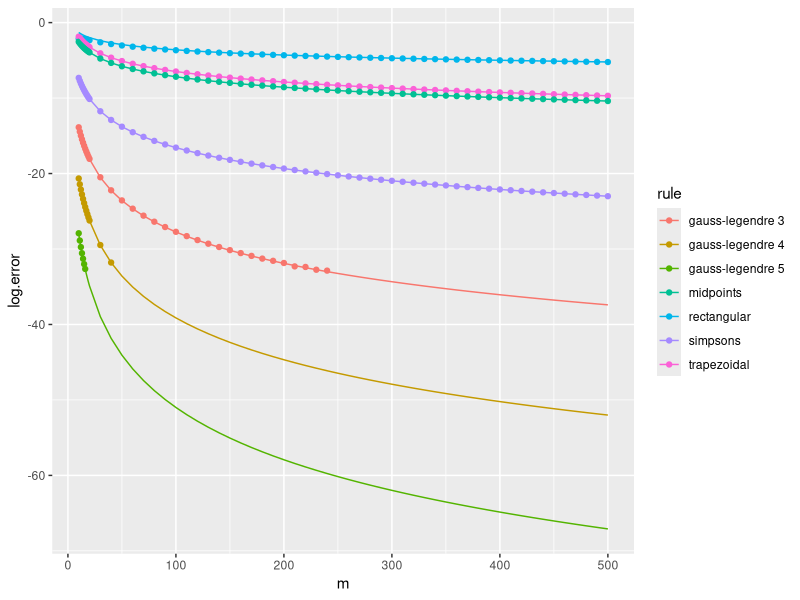
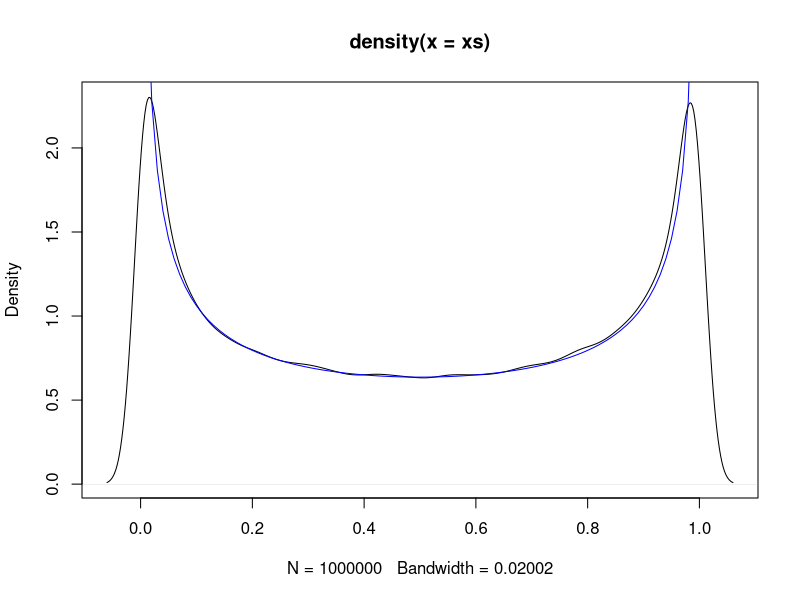
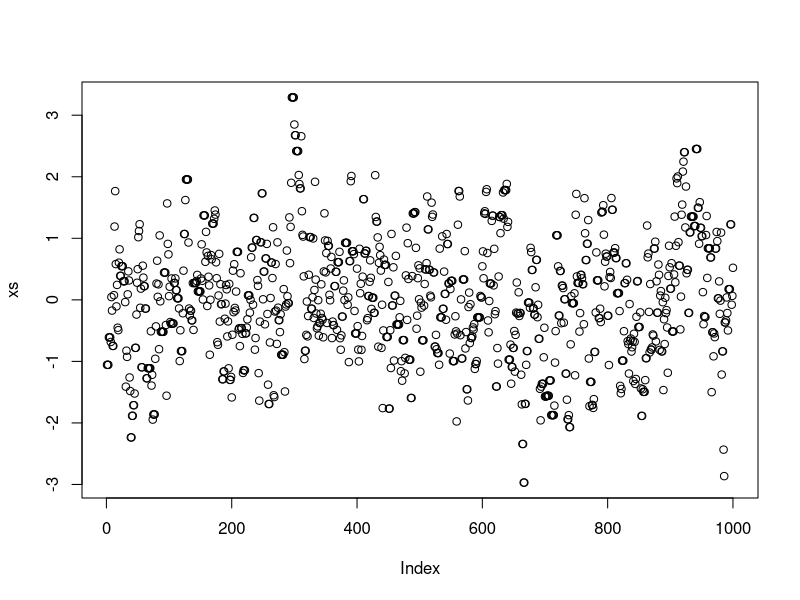
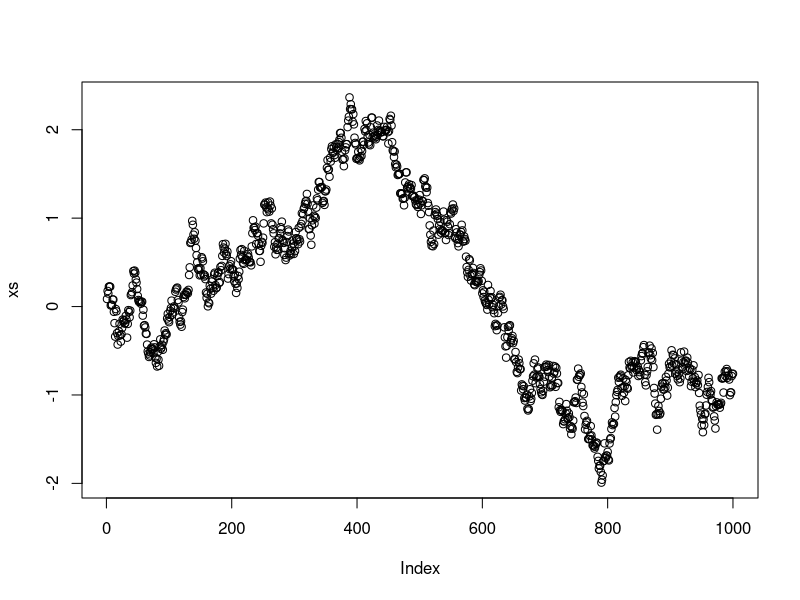
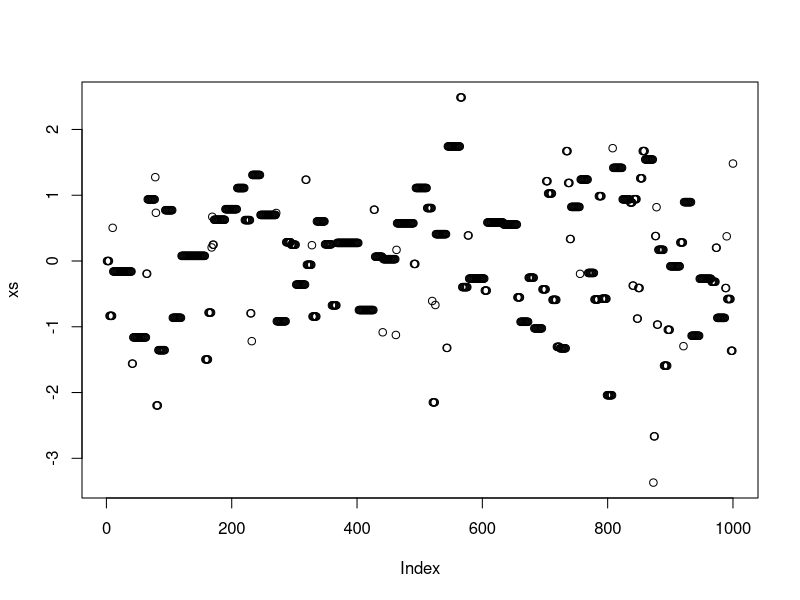

Write the R code that produced these figures, in order.
## ---- chunk 1
knitr::opts_chunk$set(echo = TRUE)
library(tidyverse)
## ---- chunk 2
# get the endpoints of the subintervals
get.subinterval.points <- function(a, b, nintervals) {
  return(seq(a, b, length.out=nintervals+1))
}

# returns which subinterval a point x is in
get.subinterval <- function(x, a, b, nintervals) {
  h <- (b-a)/nintervals
  return(min(max(1,ceiling((x-a)/h)),nintervals))
}

# get the k interpolation points in the interval
# this depends on the whether the scheme is open or closed
get.within.subinterval.points <- function(a, b, k, closed) {
  if (closed) {
    return(seq(a, b, length.out=k))
  } else {
    h <- (b-a)/(k+1)
    return(seq(a+h,b-h,h))
  }
}
## ---- chunk 3
change.domain <- function(f, a, b, c, d) {
  g <- function(y) {
    return((b-a)/(d-c)*f(a + (b-a)/(d-c)*(y-c)))
  }
  return(g)
}
## ---- chunk 4
newton.cotes <- function(f, a, b, k, closed) {
  if (k == 1) {
    if (closed) {
      return((b-a)*f(a))
    } else {
      return((b-a)*f((a+b)/2))
    }
  }
  if (k == 2 && closed) {
    return((b-a)/2*(f(a)+f(b)))
  }
  if (k == 3 && closed) {
    return((b-a)/6*(f(a)+4*f((a+b)/2)+f(b)))
  }
  stop("not implemented")
}
## ---- chunk 5
composite.rule <- function(f, a, b, subintervals, rule) {
  subinterval.points <- get.subinterval.points(a, b, subintervals)
  s <- 0
  for (i in 1:subintervals) {
    left <- subinterval.points[i]
    right <- subinterval.points[i+1]
    s <- s + rule(f, left, right)
  }
  return(s)
}

# composite Newton--Cotes
composite.nc <- function(f, a, b, subintervals, k, closed) {
  rule <- function(f, left, right) {
    newton.cotes(f, left, right, k, closed)
  }
  return(composite.rule(f, a, b, subintervals, rule))
}

ms <- c(10:19, seq(20, 500, 10))

composite.rectangular <- vapply(ms, function(m) composite.nc(sin, 0, 10, m, 1, TRUE), 0)

composite.midpoints <- vapply(ms, function(m) composite.nc(sin, 0, 10, m, 1, FALSE), 0)

composite.trapezoidal <- vapply(ms, function(m) composite.nc(sin, 0, 10, m, 2, TRUE), 0)

composite.simpsons <- vapply(ms, function(m) composite.nc(sin, 0, 10, m, 3, TRUE), 0)

val <- 1-cos(10) # integral of sin(x) for x=0..10
v1 <- -sin(10)/10 # integral of sin'(x)/10 for x=0..10
v2 <- val/10 # integral of sin(x)/10 for x=0..10

tr <- tibble(m=ms, rule="rectangular", log.error=log(composite.rectangular - val),
             theory=log(v1*1/2*10^2/ms))
tt <- tibble(m=ms, rule="trapezoidal", log.error=log(val - composite.trapezoidal),
             theory=log(v2*1/12*10^3/ms^2))
tm <- tibble(m=ms, rule="midpoints", log.error=log(composite.midpoints - val),
            theory=log(v2*1/24*10^3/ms^2))
ts <- tibble(m=ms, rule="simpsons", log.error=log(composite.simpsons - val),
            theory=log(v2*1/2880*10^5/ms^4))
tib <- bind_rows(tr, tt, tm, ts)
## ---- chunk 6
gauss.legendre.canonical <- function(f, k) {
  if (k == 1) {
    return(2*f(0))
  }
  if (k == 2) {
    return(f(-1/sqrt(3)) + f(1/sqrt(3)))
  }
  if (k == 3) {
    return(5/9*f(-sqrt(3/5)) + 8/9*f(0) + 5/9*f(sqrt(3/5)))
  }
  if (k == 4) {
    tmp <- 2/7*sqrt(6/5)
    xs <- rep(0, 4)
    xs[1] <- sqrt(3/7 - tmp)
    xs[2] <- -sqrt(3/7 - tmp)
    xs[3] <- sqrt(3/7 + tmp)
    xs[4] <- -sqrt(3/7 + tmp)
    ws <- rep(0, 4)
    ws[1] <- ws[2] <- (18+sqrt(30))/36
    ws[3] <- ws[4] <- (18-sqrt(30))/36
    return(sum(ws*vapply(xs, f, 0)))
  }
  if (k == 5) {
    tmp <- 2*sqrt(10/7)
    xs <- rep(0, 4)
    xs[1] <- 0
    xs[2] <- 1/3*sqrt(5 - tmp)
    xs[3] <- -1/3*sqrt(5 - tmp)
    xs[4] <- 1/3*sqrt(5 + tmp)
    xs[5] <- -1/3*sqrt(5 + tmp)
    ws <- rep(0, 5)
    ws[1] <- 128/225
    ws[2] <- ws[3] <- (322 + 13*sqrt(70))/900
    ws[4] <- ws[5] <- (322 - 13*sqrt(70))/900
    return(sum(ws*vapply(xs, f, 0)))
  }
  stop("not implemented")
}

gauss.legendre <- function(f, a, b, k) {
  g <- change.domain(f, a, b, -1, 1)  
  gauss.legendre.canonical(g, k)
}


composite.gauss.legendre <- function(f, a, b, subintervals, k) {
  rule <- function(f, left, right) {
    gauss.legendre(f, left, right, k)
  }
  return(composite.rule(f, a, b, subintervals, rule))
}

composite.gl.3 <- vapply(ms, function(m) composite.gauss.legendre(sin, 0, 10, m, 3), 0)
composite.gl.3[log(abs(composite.gl.3 - val)) < -33] <- NA

composite.gl.4 <- vapply(ms, function(m) composite.gauss.legendre(sin, 0, 10, m, 4), 0)
composite.gl.4[log(abs(composite.gl.4 - val)) < -33] <- NA

composite.gl.5 <- vapply(ms, function(m) composite.gauss.legendre(sin, 0, 10, m, 5), 0)
composite.gl.5[log(abs(composite.gl.5 - val)) < -33] <- NA

tg3 <- tibble(m=ms, rule="gauss-legendre 3", log.error=log(abs(composite.gl.3- val)),
            theory=log(0.18*factorial(3)^4/factorial(2*3)^3/(2*3+1)*10^7/ms^6))
tg4 <- tibble(m=ms, rule="gauss-legendre 4", log.error=log(abs(composite.gl.4- val)),
            theory=log(0.18*factorial(4)^4/factorial(2*4)^3/(2*4+1)*10^9/ms^8))
tg5 <- tibble(m=ms, rule="gauss-legendre 5", log.error=log(abs(composite.gl.5- val)),
            theory=log(0.18*factorial(5)^4/factorial(2*5)^3/(2*5+1)*10^11/ms^10))
tib <- bind_rows(tr, tt, tm, ts, tg3, tg4, tg5)
ggplot(tib, aes(x=m, colour=rule)) + geom_point(aes(y=log.error), na.rm=TRUE) + geom_line(aes(y=theory))
## ---- chunk 7
rejection.sample <- function(pi, mu, M) {
  while (TRUE) {
    x <- mu$sample()
    y <- runif(1) < pi(x)/mu$density(x)/M
    if (y) {
      return(x)
    }
  }
}
## ---- chunk 8
# Proposal must be a function that returns a random deviate some distibution i.e. rnorm, rbinom
make_proposal <- function(proposal, ...) {
  Q <- function() proposal(1, ...)
}

# Note: this simple implementation assumes symmetric proposal
MH_chain <- function(pi, Q, init, n) {
  x <- init
  xs <- rep(0, n)
  for (i in 1:n) {
    z <- x + Q()
    p <- min(1, pi(z)/pi(x))
    x <- sample(c(x, z), size = 1, prob = c(1-p, p))
    xs[i] <- x
  }
  return(xs)
}
## ---- chunk 9
Q <- make_proposal(rnorm,mean = 0, sd = 1)
pi <- function(x) dbeta(x, shape1 = 0.5, shape2 = 0.5)
xs <- MH_chain(pi, Q, 0.5, 1000000)
plot(density(xs))
vs <- seq(0, 1, 0.01)
lines(vs, dbeta(vs, 0.5, 0.5), col = "blue")
## ---- chunk 10
Q <- make_proposal(rnorm, sd = 1)
xs <- MH_chain(dnorm, Q, 0, 1000)
plot(xs)
## ---- chunk 11
Q <- make_proposal(rnorm, sd = 0.1)
xs <- MH_chain(dnorm, Q, 0, 1000)
plot(xs)
## ---- chunk 12
Q <- make_proposal(rnorm, sd = 10)
xs <- MH_chain(dnorm, Q, 0, 1000)
plot(xs)
